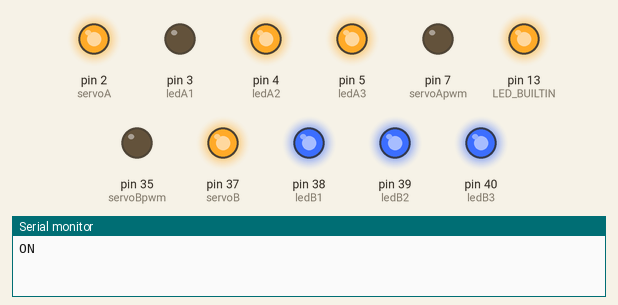
Bench run of a sketch on a simulated Arduino Mega 2560, built with avr-gcc and run on an emulated ATmega2560. Parts: output pins drawn as LEDs (lit = HIGH), the last lines printed to the serial monitor.

Above: at 1.0 s.
At 5.5 s:
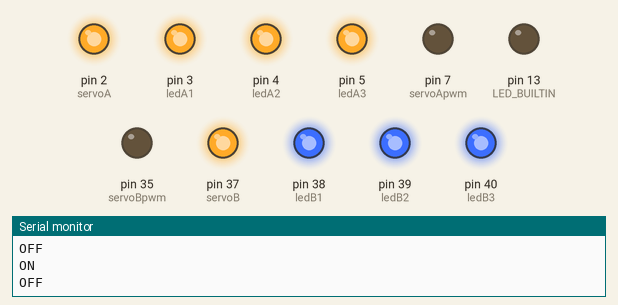
Timing chart, 0 to 6.9 s (numbered marks = the images above):
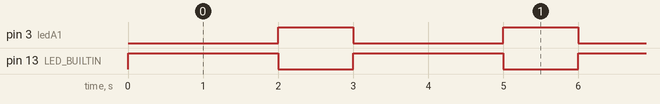

Measured:
- by itself, pin 3 (ledA1): alternates HIGH for 1.0 s and LOW for 2.0 s
- by itself, pin 13 (LED_BUILTIN): alternates HIGH for 2.0 s and LOW for 1.0 s

The sketch:

0_pinmap.ino
```cpp
// Pin Map
#define servoA    2
#define servoApwm 7
#define ledA1     3
#define ledA2     4
#define ledA3     5

#define servoB    37
#define servoBpwm 35
#define ledB1     38
#define ledB2     39
#define ledB3     40

int PIN[] = {2,3,4,5,37,38,39,40};

void setup() {
  pinMode(servoA,OUTPUT);
  pinMode(servoApwm,OUTPUT);
  pinMode(ledA1,OUTPUT);
  pinMode(ledA2,OUTPUT);
  pinMode(ledA3,OUTPUT);

  pinMode(servoB,OUTPUT);
  pinMode(servoBpwm,OUTPUT);
  pinMode(ledB1,OUTPUT);
  pinMode(ledB2,OUTPUT);
  pinMode(ledB3,OUTPUT);

  digitalWrite(servoA,HIGH);
  digitalWrite(servoApwm,LOW);
  digitalWrite(ledA1,HIGH);
  digitalWrite(ledA2,HIGH);
  digitalWrite(ledA3,HIGH);

  digitalWrite(servoB,HIGH);
  digitalWrite(servoBpwm,LOW);
  digitalWrite(ledB1,HIGH);
  digitalWrite(ledB2,HIGH);
  digitalWrite(ledB3,HIGH);

  pinMode(LED_BUILTIN, OUTPUT);

  Serial.begin(115200);
}

void loop() {


  Serial.println("ON");
  digitalWrite(ledA1, LOW);
   digitalWrite(LED_BUILTIN, HIGH);
  delay(2000);

  Serial.println("OFF");
  digitalWrite(ledA1, HIGH);
   digitalWrite(LED_BUILTIN, LOW);
  delay(1000);


}
```
